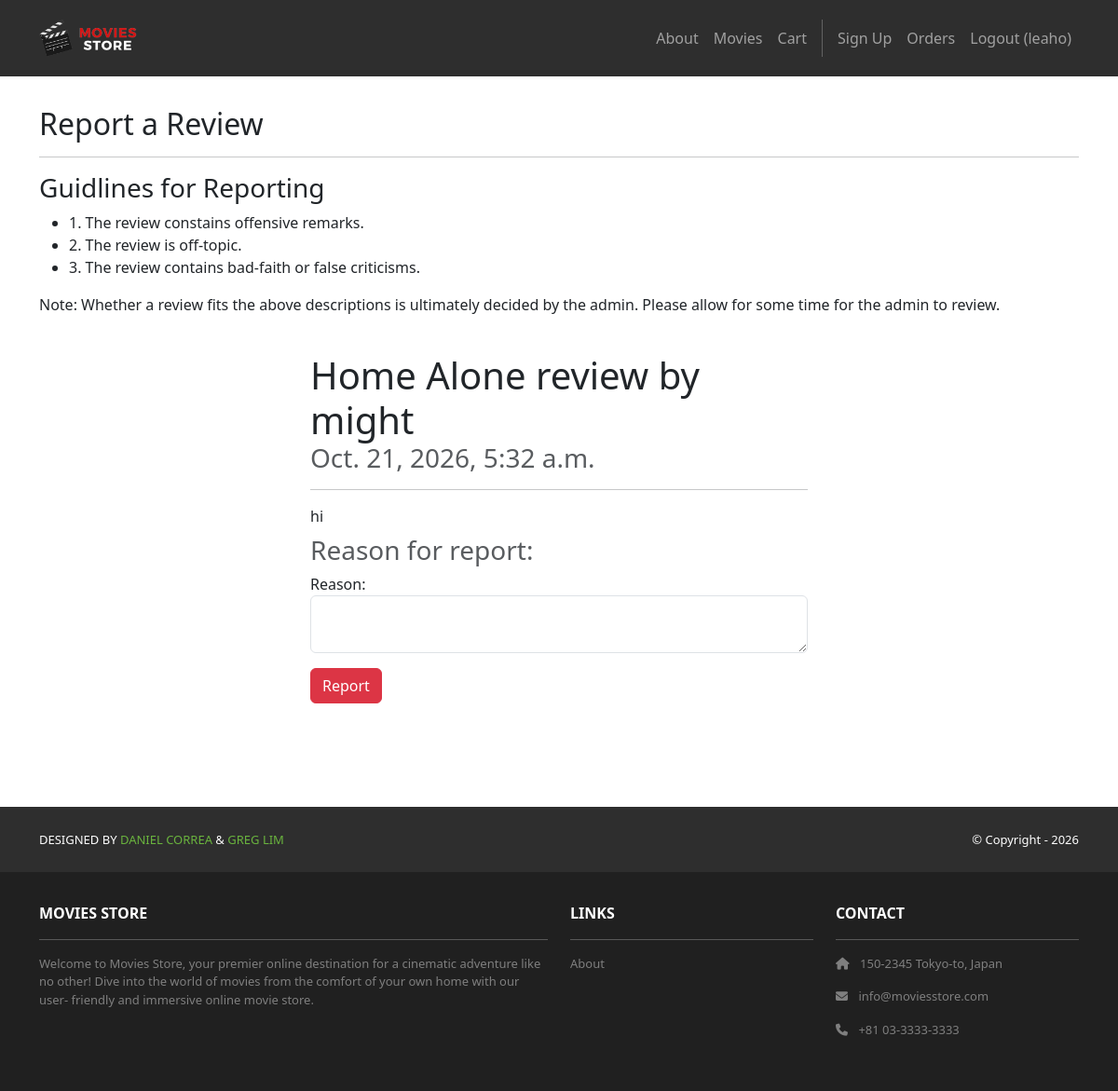
Screenshot of /movies/1/8/report (signed in) with the database file from the repository.
### movies/models.py (models this page shows, shortened)
class Movie(models.Model):
    id = models.AutoField(primary_key=True)
    name = models.CharField(max_length=255)
    price = models.IntegerField()
    description = models.TextField()
    image = models.ImageField(upload_to='movie_images/')

class Review(models.Model):
    id = models.AutoField(primary_key=True)
    comment = models.CharField(max_length=255)
    date = models.DateTimeField(auto_now_add=True)
    movie = models.ForeignKey(Movie,
        on_delete=models.CASCADE)
    user = models.ForeignKey(User,
        on_delete=models.CASCADE)

### movies/views.py (the view, shortened to what this page needs)
# urls.py: path('<int:id>/<int:review_id>/report', views.report, name='movies.report'),
@login_required
def report(request, id, review_id):
    if request.method == 'GET':
        review = get_object_or_404(Review, id=review_id)
        movie = get_object_or_404(Movie, id=id)
        template_data = {}
        template_data['title'] = 'Report Review'
        template_data['review'] = review
        template_data['movie'] = movie
        return render(request, 'movies/report.html', {'template_data': template_data})
    else:
        return redirect('movies.show', id=id)

### movies/templates/movies/report.html (shortened to what this page needs)
{% extends 'base.html' %}
{% block content %}
<div class="p-3">
  <div class="container">
    <div class="row mt-3">
        <div class="mx-auto mb-3">
            <h2>Report a Review</h2>
            <hr />
            <h3> Guidlines for Reporting </h3>
            <ul>
                <li>1. The review constains offensive remarks. </li>
                <li>2. The review is off-topic. </li>
                <li>3. The review contains bad-faith or false criticisms. </li>
            </ul>
            <p>Note: Whether a review fits the above descriptions is ultimately decided by the admin. Please allow for some time for the admin to review.</p>
        </div>
    </div>
        <div class="container col-md-6 mt-2">
            <h1 class="card-title">
              {{template_data.movie.name}} review by {{ template_data.review.user.username }}
            </h1>
            <h3 class="card-subtitle mb-2 text-muted">
              {{ template_data.review.date }}
            </h3>
            <hr />
            <p class="card-text">{{ template_data.review.comment }}</p>
        </div>
        <div class="container col-md-6 mt-2">
            <h3 class="card-subtitle mb-2 text-muted">
              Reason for report:
            </h3>
            <form method="POST">
          <p>
            <label for="comment">Reason:</label>
            <textarea name="comment" required
            class="form-control" id="comment"> </textarea>
          </p>
          <div class="text-start">
            <button type="submit"
              class="btn btn-danger text-white">Report
            </button>
          </div>
        </form>
        </div>
  </div>
{% endblock content %}

### moviestore/templates/base.html (shortened to what this page needs)
<!DOCTYPE html>
<html>
  {% load static %}
  <head>
    <link href=
      "https://cdn.jsdelivr.net/npm/bootstrap@5.3.3/dist/css/bootstrap.min.css" rel="stylesheet"
>
    <link rel=
      "stylesheet"  href="https://cdnjs.cloudflare.com/ajax/libs/font-awesome/6.1.1/css/all.min.css">
    <link rel="stylesheet" type="text/css" href="{% static 'css/style.css' %}">
  </head>
  <body class="main">
     <nav class="p-3 navbar navbar-dark bg-dark
         navbar-expand-lg">
      <div class="container">
        <a class="navbar-brand"
           href="{% url 'home.index' %}">
          <img src="{% static 'img/logo.png' %}" alt="logo"
               height="40" />
        </a>
        <div class="collapse navbar-collapse"
             id="navbarNavAltMarkup">
          <div class="navbar-nav ms-auto navbar-ml">
            <a class="nav-link"
               href="{% url 'home.about' %}">About</a>
               <a class="nav-link" href=
              "{% url 'movies.index' %}">Movies</a>
              <a class="nav-link" href="{% url 'cart.index' %}">Cart</a>
            <a class="nav-link"
              href="{% url 'accounts.signup' %}"> Sign Up </a>
              {% if user.is_authenticated %}
              <a class="nav-link"
                href="{% url 'accounts.orders' %}">Orders
              </a>
            <a class="nav-link" href="{% url 'accounts.logout' %}"> Logout ({{ user.username }})</a>
            {% else %}
               <a class="nav-link" href="{% url 'accounts.login' %}">Login</a>
               {% endif %}
          </div>
        </div>
      </div>
    </nav>
    <div>
      {% block content %}
      {% endblock content %}
    </div>
    </body>
    <footer class="custom-footer">
      <section class="p-3 ms-footer-bottom bg-dark">
      <div class="container d-flex justify-content-between">
        <div class="me-5 text-white">
          <span>DESIGNED BY
            <a href="https://www.x.com/danielgarax"
            target="_blank">DANIEL CORREA</a> &
            <a href="https://www.x.com/greglim81"
            target="_blank">GREG LIM</a>
          </span>
        </div>
        <div class="text-white">
          <span>© Copyright - 2026</span>
        </div>
      </div>
    </section>
     <section class="p-3 ms-footer d-none d-md-block">
      <div class="container">
        <div class="row mt-3 text-white">
          <div class="col-md-6 col-lg-6 col-xl-6 mx-auto mb-4">
            <b>MOVIES STORE</b>
            <hr />
            <p>
              Welcome to Movies Store, your premier online
              destination for a cinematic adventure like no
              other! Dive into the world of movies from the
              comfort of your own home with our user-
              friendly and immersive online movie store.
            </p>
          </div>
          <div class="col-md-3 col-lg-3 col-xl-3
               mx-auto mb-4">
            <b>LINKS</b>
            <hr />
            <p><a class="nav-link"
              href="{% url 'home.about' %}">
              About
            </a></p>
          </div>
          <div class="col-md-3 col-lg-3 col-xl-3 mx-auto
               mb-4">
            <b>CONTACT</b>
            <hr />
            <p><i class="fas fa-home me-2"></i>
              150-2345 Tokyo-to, Japan
            </p>
            <p><i class="fas fa-envelope me-2"></i>
              info@moviesstore.com
            </p>
            <p><i class="fas fa-phone me-2"></i>
              +81 03-3333-3333
            </p>
          </div>
        </div>
      </div>
    </section>
     </footer>
</html>

### moviestore/static/css/style.css (style rules this page uses)
body { height: 100% }
.main { padding-bottom: 400px; }
.bg-dark { background-color: #2E2E2E !important; }
.custom-footer { width: 100%; position: fixed; bottom: 0; }
.ms-footer { background-color: #202020; }
.ms-footer p { color: #7F7F7F; font-size: 13px; }
.ms-footer-bottom span { font-size: 13px; line-height: 38px; }
.ms-footer-bottom a { color: #6ab43e; text-decoration: none; }

### rows the page displays
Movie: movie.name "Home Alone"
Review: review.user.username "might", review "Oct. 21, 2026, 5:32 a.m.", review.comment "hi"

### other values shown
{{ user.username }} "leaho"
